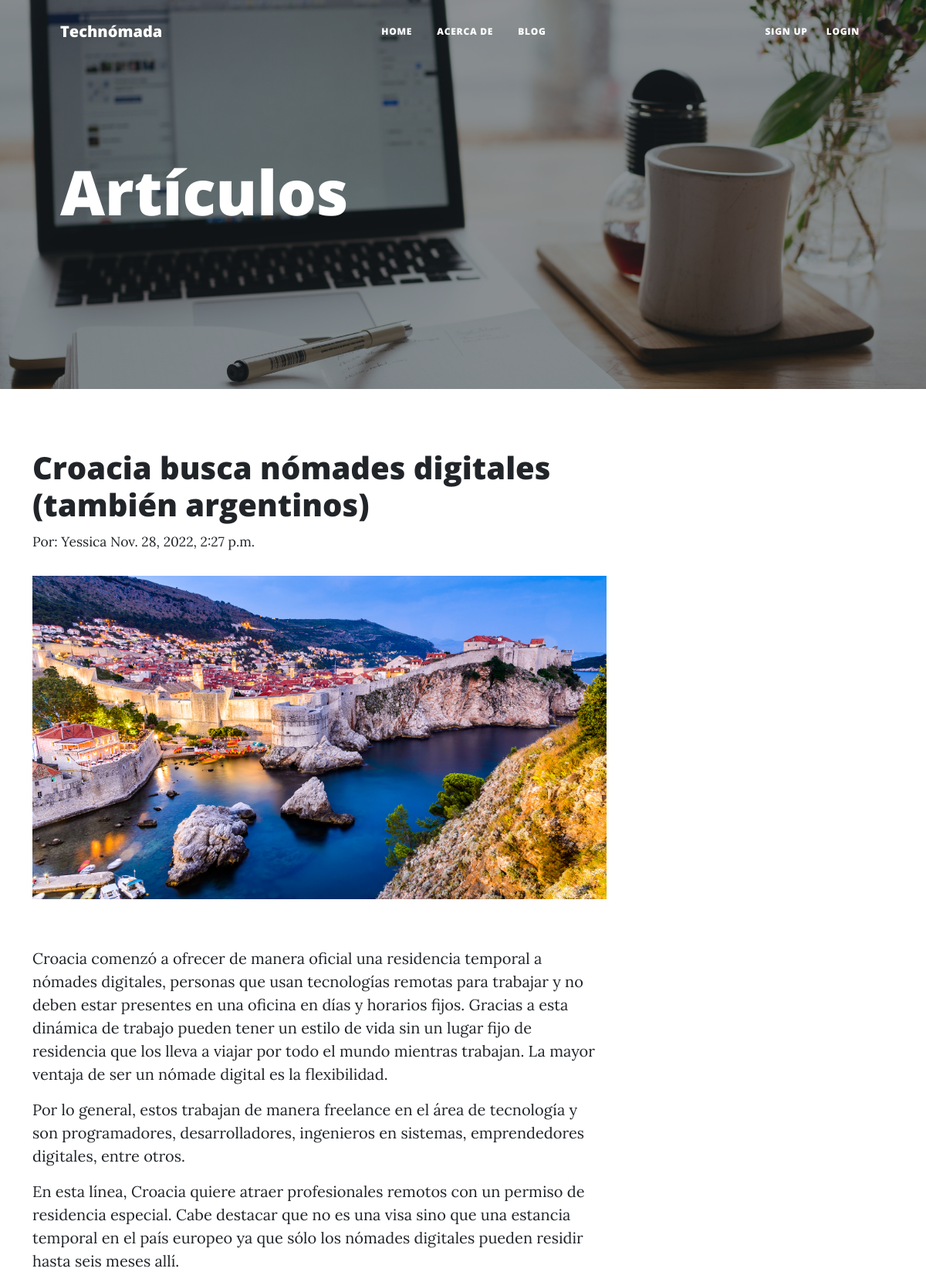
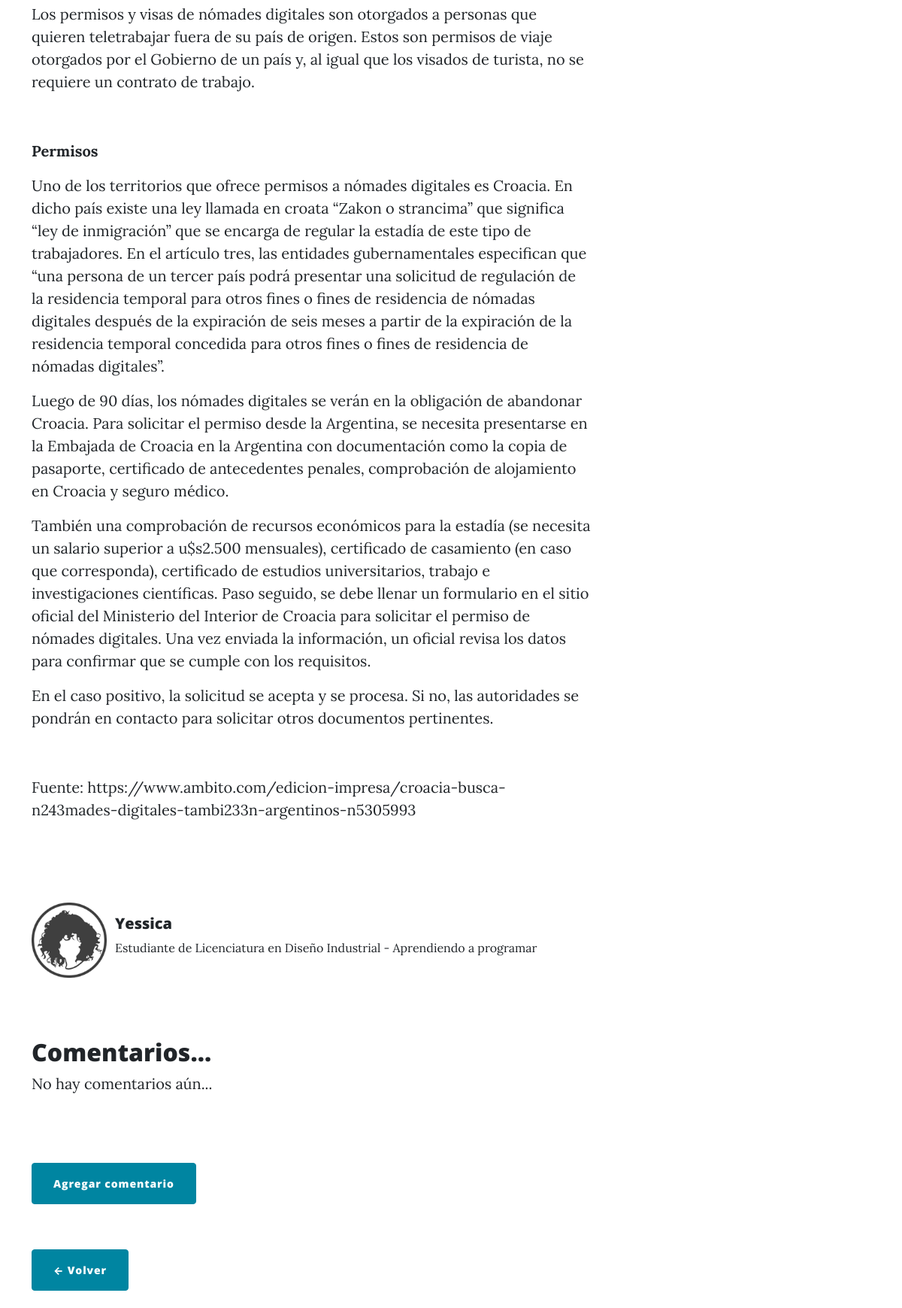
The page /post/12 (upper part) on the database its author committed (2 pictures, top to bottom).
### blog/models.py (models this page shows, shortened)
class Post(models.Model):
    titulo = models.CharField(max_length=100)
    imagen_portada = models.ImageField(default='default.jpg', upload_to='images/', null=True, blank=True)
    contenido = RichTextField()
    fecha_creacion = models.DateTimeField(default=timezone.now)
    fecha_publicacion = models.DateTimeField(blank=True, null=True)
    autor = models.ForeignKey('auth.User', on_delete=models.CASCADE)
    avatar = models.ImageField(default='default.jpg', upload_to='avatars/', null=True)

### AppRegistro/models.py (models this page shows, shortened)
class Profile(models.Model):
    user = models.OneToOneField(User, null=True, on_delete=models.CASCADE)
    bio = models.TextField()
    profile_picture = models.ImageField(default='default.jpg', upload_to='images/profile')
    website_url = models.CharField(max_length=255, null=True, blank=True)

### blog/views.py (the view)
# urls.py: path('post/<pk>', views.PostDetailView.as_view(), name='post_detail'),
class PostDetailView(DetailView):
    model = Post

### templates/blog/post_detail.html (shortened to what this page needs)
{% extends 'blog/base.html' %}
{% load static %}
{% block content %}
        <header class="masthead" style="background-image: url({% static 'assets/img/escritura.jpg' %})">
            <div class="container position-relative px-4 px-lg-5">
                <div class="row gx-4 gx-lg-5 text-align-left">
                    <div class="col-md-10 col-lg-8 col-xl-7">
                        <div class="page-heading">
                            <h1 class="text-md-left">Artículos</h1>
                        </div>
                    </div>
                </div>
            </div>
        </header>
        <br/>
    <main role= "main" class="container">
        <div class="Row">
            <div class="col-md-8 blog-main">
                <h1 class='posttitle loader'>{{ post.titulo }}</h1>
                <small> Por:
                    {{ post.autor.username }}
                    {{ post.fecha_publicacion }}
                </small>
                    <br/>
                    <img class="img-fluid" src=" {{ post.imagen_portada.url }}">
                    <p class='postcontent'>{{ post.contenido|safe }}</p>
            </div>
            <div class="card mb-3">
                <div class="row no-gutters">
                    <div class="col-md-1">
                        {% if post.autor.profile.profile_picture.url %}
                            <img src="{{ post.autor.profile.profile_picture.url }}" width="100">
                        {% else %}
                            <img src="url({% static 'assets/img/avatar_default_2.1.jpg' %})" alt="">
                        {% endif %}
                    </div>
                    <div class="col-md-8">
                        <div class="card-body">
                            <h5 class="card-title">
                                {{ post.autor.username }}
                            </h5>
                            <p class="autor-bio">{{ post.autor.profile.bio }}</p>
                        </div>
                    </div>
                </div>
            </div>
        <br>
        <br>
                <h2>Comentarios...</h2>
                {% if not post.comment.all %}
                    No hay comentarios aún... <a href="#"></a>
                {% endif %}
                <br><br><br><br>
                <a class="btn btn-primary rounded float-left" href="{% url 'comment_form' post.pk %}">Agregar comentario</a>
                <br><br><br>
                    <div class="clearfix">
                        <a class="btn btn-primary rounded float-left" href="{% url 'post_list' %}">&larr; Volver</a>
                    </div>
                    <br>
                    <br>
                    <br>
        </div>
{% endblock content %}

### rows shown on the page
Post: titulo "Croacia busca nómades digitales (también argentinos)", autor.username "Yessica", fecha_publicacion "Nov. 28, 2022, 2:27 p.m.", imagen_portada (picture), contenido "Croacia comenzó a ofrecer de manera oficial una residencia temporal a nómades digitales, personas que usan tecnologías remotas para trabajar y no deben estar presentes en una oficina en días y horarios fijos. Gracias a esta dinámica de trabajo pueden tener un estilo de vida sin un lugar fijo de residencia que los lleva a viajar por todo el mundo mientras trabajan. La mayor ventaja de ser un nómade digital es la flexibilidad. Por lo general, estos trabajan de manera freelance en el área de tecnología y son programadores, desarrolladores, ingenieros en sistemas, emprendedores digitales, entre otros. En esta línea, Croacia quiere atraer profesionales remotos con un permiso de residencia…", autor.profile.profile_picture (picture), autor.profile.bio "Estudiante de Licenciatura en Diseño Industrial - Aprendiendo a programar"
